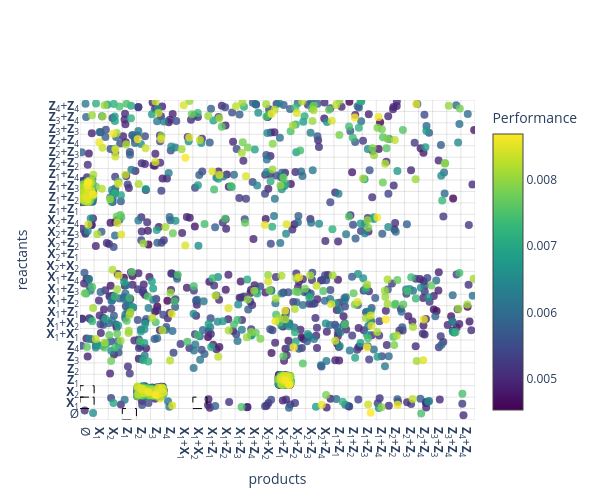

Notebook code cell kept with this figure:
### Code cell
# Plot the reactant-product scatter for the top unfiltered IOCRNs
rewards_sorted = [iocrn.last_task_info['reward'] for iocrn in all_iocrns_sorted]
rewards_sorted_filtered = [iocrn.last_task_info['reward'] for iocrn in all_iocrns_sorted_filtered]

plot_reactant_product_scatter(
    all_iocrns_sorted_filtered[0:n_filtered],
    perf=rewards_sorted_filtered[0:n_filtered],
    species_labels=species_labels,
    max_order= mak_order,
    num_reactions_template=num_reactions_template,
    title="",
    cmap_name="viridis",
    max_ticks=30,
    figsize=(6, 5),
    jitter_scale=0.45,
    use_plotly=True  # ENABLE INTERACTIVE PLOTTING WITH PLOTLY
)

# Plot the reactant-product heatmap for the top filtered IOCRNs (topologically unique)
plot_reactant_product_heatmap(
    all_iocrns_sorted_filtered[0:n_filtered],
    species_labels,
    max_order= mak_order,
    num_reactions_template=num_reactions_template,
    title="",
    cmap_name="YlGnBu",
    max_ticks=30,
    figsize=(7, 6),
)

### Figure 1 — Plotly figure (JSON) as saved in the notebook; plotly's stock layout.template omitted (floating-point values rounded to 4 significant figures; data arrays with more than 128 entries replaced by an {"elided": "..."} marker saying what was removed)
{"data": [{"hovertemplate": "%{text}<extra></extra>", "marker": {"color": {"elided": "1600 float values"}, "colorbar": {"title": {"text": "Performance"}}, "colorscale": [[0, "#440154"], [0.1111, "#482878"], [0.2222, "#3e4989"], [0.3333, "#31688e"], [0.4444, "#26828e"], [0.5556, "#1f9e89"], [0.6667, "#35b779"], [0.7778, "#6ece58"], [0.8889, "#b5de2b"], [1, "#fde725"]], "opacity": 0.8, "showscale": true, "size": 8}, "mode": "markers", "text": {"elided": "1600 str values"}, "type": "scatter", "x": {"elided": "1600 float values"}, "y": {"elided": "1600 float values"}}], "layout": {"height": 500, "hoverlabel": {"align": "left"}, "plot_bgcolor": "white", "shapes": [{"fillcolor": "rgba(0,0,0,0)", "layer": "above", "line": {"color": "black", "dash": "dash", "width": 1}, "type": "rect", "x0": -0.5, "x1": 0.5, "y0": 0.5, "y1": 1.5}, {"fillcolor": "rgba(0,0,0,0)", "layer": "above", "line": {"color": "black", "dash": "dash", "width": 1}, "type": "rect", "x0": 7.5, "x1": 8.5, "y0": 0.5, "y1": 1.5}, {"fillcolor": "rgba(0,0,0,0)", "layer": "above", "line": {"color": "black", "dash": "dash", "width": 1}, "type": "rect", "x0": 2.5, "x1": 3.5, "y0": -0.5, "y1": 0.5}, {"fillcolor": "rgba(0,0,0,0)", "layer": "above", "line": {"color": "black", "dash": "dash", "width": 1}, "type": "rect", "x0": -0.5, "x1": 0.5, "y0": 1.5, "y1": 2.5}, {"layer": "below", "line": {"color": "rgba(0,0,0,0.1)", "width": 1}, "type": "line", "x0": -0.5, "x1": -0.5, "y0": -0.5, "y1": 27.5}, {"layer": "below", "line": {"color": "rgba(0,0,0,0.1)", "width": 1}, "type": "line", "x0": 0.5, "x1": 0.5, "y0": -0.5, "y1": 27.5}, {"layer": "below", "line": {"color": "rgba(0,0,0,0.1)", "width": 1}, "type": "line", "x0": 1.5, "x1": 1.5, "y0": -0.5, "y1": 27.5}, {"layer": "below", "line": {"color": "rgba(0,0,0,0.1)", "width": 1}, "type": "line", "x0": 2.5, "x1": 2.5, "y0": -0.5, "y1": 27.5}, {"layer": "below", "line": {"color": "rgba(0,0,0,0.1)", "width": 1}, "type": "line", "x0": 3.5, "x1": 3.5, "y0": -0.5, "y1": 27.5}, {"layer": "below", "line": {"color": "rgba(0,0,0,0.1)", "width": 1}, "type": "line", "x0": 4.5, "x1": 4.5, "y0": -0.5, "y1": 27.5}, {"layer": "below", "line": {"color": "rgba(0,0,0,0.1)", "width": 1}, "type": "line", "x0": 5.5, "x1": 5.5, "y0": -0.5, "y1": 27.5}, {"layer": "below", "line": {"color": "rgba(0,0,0,0.1)", "width": 1}, "type": "line", "x0": 6.5, "x1": 6.5, "y0": -0.5, "y1": 27.5}, {"layer": "below", "line": {"color": "rgba(0,0,0,0.1)", "width": 1}, "type": "line", "x0": 7.5, "x1": 7.5, "y0": -0.5, "y1": 27.5}, {"layer": "below", "line": {"color": "rgba(0,0,0,0.1)", "width": 1}, "type": "line", "x0": 8.5, "x1": 8.5, "y0": -0.5, "y1": 27.5}, {"layer": "below", "line": {"color": "rgba(0,0,0,0.1)", "width": 1}, "type": "line", "x0": 9.5, "x1": 9.5, "y0": -0.5, "y1": 27.5}, {"layer": "below", "line": {"color": "rgba(0,0,0,0.1)", "width": 1}, "type": "line", "x0": 10.5, "x1": 10.5, "y0": -0.5, "y1": 27.5}, {"layer": "below", "line": {"color": "rgba(0,0,0,0.1)", "width": 1}, "type": "line", "x0": 11.5, "x1": 11.5, "y0": -0.5, "y1": 27.5}, {"layer": "below", "line": {"color": "rgba(0,0,0,0.1)", "width": 1}, "type": "line", "x0": 12.5, "x1": 12.5, "y0": -0.5, "y1": 27.5}, {"layer": "below", "line": {"color": "rgba(0,0,0,0.1)", "width": 1}, "type": "line", "x0": 13.5, "x1": 13.5, "y0": -0.5, "y1": 27.5}, {"layer": "below", "line": {"color": "rgba(0,0,0,0.1)", "width": 1}, "type": "line", "x0": 14.5, "x1": 14.5, "y0": -0.5, "y1": 27.5}, {"layer": "below", "line": {"color": "rgba(0,0,0,0.1)", "width": 1}, "type": "line", "x0": 15.5, "x1": 15.5, "y0": -0.5, "y1": 27.5}, {"layer": "below", "line": {"color": "rgba(0,0,0,0.1)", "width": 1}, "type": "line", "x0": 16.5, "x1": 16.5, "y0": -0.5, "y1": 27.5}, {"layer": "below", "line": {"color": "rgba(0,0,0,0.1)", "width": 1}, "type": "line", "x0": 17.5, "x1": 17.5, "y0": -0.5, "y1": 27.5}, {"layer": "below", "line": {"color": "rgba(0,0,0,0.1)", "width": 1}, "type": "line", "x0": 18.5, "x1": 18.5, "y0": -0.5, "y1": 27.5}, {"layer": "below", "line": {"color": "rgba(0,0,0,0.1)", "width": 1}, "type": "line", "x0": 19.5, "x1": 19.5, "y0": -0.5, "y1": 27.5}, {"layer": "below", "line": {"color": "rgba(0,0,0,0.1)", "width": 1}, "type": "line", "x0": 20.5, "x1": 20.5, "y0": -0.5, "y1": 27.5}, {"layer": "below", "line": {"color": "rgba(0,0,0,0.1)", "width": 1}, "type": "line", "x0": 21.5, "x1": 21.5, "y0": -0.5, "y1": 27.5}, {"layer": "below", "line": {"color": "rgba(0,0,0,0.1)", "width": 1}, "type": "line", "x0": 22.5, "x1": 22.5, "y0": -0.5, "y1": 27.5}, {"layer": "below", "line": {"color": "rgba(0,0,0,0.1)", "width": 1}, "type": "line", "x0": 23.5, "x1": 23.5, "y0": -0.5, "y1": 27.5}, {"layer": "below", "line": {"color": "rgba(0,0,0,0.1)", "width": 1}, "type": "line", "x0": 24.5, "x1": 24.5, "y0": -0.5, "y1": 27.5}, {"layer": "below", "line": {"color": "rgba(0,0,0,0.1)", "width": 1}, "type": "line", "x0": 25.5, "x1": 25.5, "y0": -0.5, "y1": 27.5}, {"layer": "below", "line": {"color": "rgba(0,0,0,0.1)", "width": 1}, "type": "line", "x0": 26.5, "x1": 26.5, "y0": -0.5, "y1": 27.5}, {"layer": "below", "line": {"color": "rgba(0,0,0,0.1)", "width": 1}, "type": "line", "x0": 27.5, "x1": 27.5, "y0": -0.5, "y1": 27.5}, {"layer": "below", "line": {"color": "rgba(0,0,0,0.1)", "width": 1}, "type": "line", "x0": -0.5, "x1": 27.5, "y0": -0.5, "y1": -0.5}, {"layer": "below", "line": {"color": "rgba(0,0,0,0.1)", "width": 1}, "type": "line", "x0": -0.5, "x1": 27.5, "y0": 0.5, "y1": 0.5}, {"layer": "below", "line": {"color": "rgba(0,0,0,0.1)", "width": 1}, "type": "line", "x0": -0.5, "x1": 27.5, "y0": 1.5, "y1": 1.5}, {"layer": "below", "line": {"color": "rgba(0,0,0,0.1)", "width": 1}, "type": "line", "x0": -0.5, "x1": 27.5, "y0": 2.5, "y1": 2.5}, {"layer": "below", "line": {"color": "rgba(0,0,0,0.1)", "width": 1}, "type": "line", "x0": -0.5, "x1": 27.5, "y0": 3.5, "y1": 3.5}, {"layer": "below", "line": {"color": "rgba(0,0,0,0.1)", "width": 1}, "type": "line", "x0": -0.5, "x1": 27.5, "y0": 4.5, "y1": 4.5}, {"layer": "below", "line": {"color": "rgba(0,0,0,0.1)", "width": 1}, "type": "line", "x0": -0.5, "x1": 27.5, "y0": 5.5, "y1": 5.5}, {"layer": "below", "line": {"color": "rgba(0,0,0,0.1)", "width": 1}, "type": "line", "x0": -0.5, "x1": 27.5, "y0": 6.5, "y1": 6.5}, {"layer": "below", "line": {"color": "rgba(0,0,0,0.1)", "width": 1}, "type": "line", "x0": -0.5, "x1": 27.5, "y0": 7.5, "y1": 7.5}, {"layer": "below", "line": {"color": "rgba(0,0,0,0.1)", "width": 1}, "type": "line", "x0": -0.5, "x1": 27.5, "y0": 8.5, "y1": 8.5}, {"layer": "below", "line": {"color": "rgba(0,0,0,0.1)", "width": 1}, "type": "line", "x0": -0.5, "x1": 27.5, "y0": 9.5, "y1": 9.5}, {"layer": "below", "line": {"color": "rgba(0,0,0,0.1)", "width": 1}, "type": "line", "x0": -0.5, "x1": 27.5, "y0": 10.5, "y1": 10.5}, {"layer": "below", "line": {"color": "rgba(0,0,0,0.1)", "width": 1}, "type": "line", "x0": -0.5, "x1": 27.5, "y0": 11.5, "y1": 11.5}, {"layer": "below", "line": {"color": "rgba(0,0,0,0.1)", "width": 1}, "type": "line", "x0": -0.5, "x1": 27.5, "y0": 12.5, "y1": 12.5}, {"layer": "below", "line": {"color": "rgba(0,0,0,0.1)", "width": 1}, "type": "line", "x0": -0.5, "x1": 27.5, "y0": 13.5, "y1": 13.5}, {"layer": "below", "line": {"color": "rgba(0,0,0,0.1)", "width": 1}, "type": "line", "x0": -0.5, "x1": 27.5, "y0": 14.5, "y1": 14.5}, {"layer": "below", "line": {"color": "rgba(0,0,0,0.1)", "width": 1}, "type": "line", "x0": -0.5, "x1": 27.5, "y0": 15.5, "y1": 15.5}, {"layer": "below", "line": {"color": "rgba(0,0,0,0.1)", "width": 1}, "type": "line", "x0": -0.5, "x1": 27.5, "y0": 16.5, "y1": 16.5}, {"layer": "below", "line": {"color": "rgba(0,0,0,0.1)", "width": 1}, "type": "line", "x0": -0.5, "x1": 27.5, "y0": 17.5, "y1": 17.5}, {"layer": "below", "line": {"color": "rgba(0,0,0,0.1)", "width": 1}, "type": "line", "x0": -0.5, "x1": 27.5, "y0": 18.5, "y1": 18.5}, {"layer": "below", "line": {"color": "rgba(0,0,0,0.1)", "width": 1}, "type": "line", "x0": -0.5, "x1": 27.5, "y0": 19.5, "y1": 19.5}, {"layer": "below", "line": {"color": "rgba(0,0,0,0.1)", "width": 1}, "type": "line", "x0": -0.5, "x1": 27.5, "y0": 20.5, "y1": 20.5}, {"layer": "below", "line": {"color": "rgba(0,0,0,0.1)", "width": 1}, "type": "line", "x0": -0.5, "x1": 27.5, "y0": 21.5, "y1": 21.5}, {"layer": "below", "line": {"color": "rgba(0,0,0,0.1)", "width": 1}, "type": "line", "x0": -0.5, "x1": 27.5, "y0": 22.5, "y1": 22.5}, {"layer": "below", "line": {"color": "rgba(0,0,0,0.1)", "width": 1}, "type": "line", "x0": -0.5, "x1": 27.5, "y0": 23.5, "y1": 23.5}, {"layer": "below", "line": {"color": "rgba(0,0,0,0.1)", "width": 1}, "type": "line", "x0": -0.5, "x1": 27.5, "y0": 24.5, "y1": 24.5}, {"layer": "below", "line": {"color": "rgba(0,0,0,0.1)", "width": 1}, "type": "line", "x0": -0.5, "x1": 27.5, "y0": 25.5, "y1": 25.5}, {"layer": "below", "line": {"color": "rgba(0,0,0,0.1)", "width": 1}, "type": "line", "x0": -0.5, "x1": 27.5, "y0": 26.5, "y1": 26.5}, {"layer": "below", "line": {"color": "rgba(0,0,0,0.1)", "width": 1}, "type": "line", "x0": -0.5, "x1": 27.5, "y0": 27.5, "y1": 27.5}], "title": {"text": ""}, "width": 600, "xaxis": {"range": [-0.5, 27.5], "showgrid": false, "tickmode": "array", "ticktext": ["Ø", "<b>X</b><sub>1</sub>", "<b>X</b><sub>2</sub>", "<b>Z</b><sub>1</sub>", "<b>Z</b><sub>2</sub>", "<b>Z</b><sub>3</sub>", "<b>Z</b><sub>4</sub>", "<b>X</b><sub>1</sub>+<b>X</b><sub>1</sub>", "<b>X</b><sub>1</sub>+<b>X</b><sub>2</sub>", "<b>X</b><sub>1</sub>+<b>Z</b><sub>1</sub>", "<b>X</b><sub>1</sub>+<b>Z</b><sub>2</sub>", "<b>X</b><sub>1</sub>+<b>Z</b><sub>3</sub>", "<b>X</b><sub>1</sub>+<b>Z</b><sub>4</sub>", "<b>X</b><sub>2</sub>+<b>X</b><sub>2</sub>", "<b>X</b><sub>2</sub>+<b>Z</b><sub>1</sub>", "<b>X</b><sub>2</sub>+<b>Z</b><sub>2</sub>", "<b>X</b><sub>2</sub>+<b>Z</b><sub>3</sub>", "<b>X</b><sub>2</sub>+<b>Z</b><sub>4</sub>", "<b>Z</b><sub>1</sub>+<b>Z</b><sub>1</sub>", "<b>Z</b><sub>1</sub>+<b>Z</b><sub>2</sub>", "<b>Z</b><sub>1</sub>+<b>Z</b><sub>3</sub>", "<b>Z</b><sub>1</sub>+<b>Z</b><sub>4</sub>", "<b>Z</b><sub>2</sub>+<b>Z</b><sub>2</sub>", "<b>Z</b><sub>2</sub>+<b>Z</b><sub>3</sub>", "<b>Z</b><sub>2</sub>+<b>Z</b><sub>4</sub>", "<b>Z</b><sub>3</sub>+<b>Z</b><sub>3</sub>", "<b>Z</b><sub>3</sub>+<b>Z</b><sub>4</sub>", "<b>Z</b><sub>4</sub>+<b>Z</b><sub>4</sub>"], "tickvals": [0, 1, 2, 3, 4, 5, 6, 7, 8, 9, 10, 11, 12, 13, 14, 15, 16, 17, 18, 19, 20, 21, 22, 23, 24, 25, 26, 27], "title": {"text": "products"}, "zeroline": false}, "yaxis": {"range": [-0.5, 27.5], "showgrid": false, "tickmode": "array", "ticktext": ["Ø", "<b>X</b><sub>1</sub>", "<b>X</b><sub>2</sub>", "<b>Z</b><sub>1</sub>", "<b>Z</b><sub>2</sub>", "<b>Z</b><sub>3</sub>", "<b>Z</b><sub>4</sub>", "<b>X</b><sub>1</sub>+<b>X</b><sub>1</sub>", "<b>X</b><sub>1</sub>+<b>X</b><sub>2</sub>", "<b>X</b><sub>1</sub>+<b>Z</b><sub>1</sub>", "<b>X</b><sub>1</sub>+<b>Z</b><sub>2</sub>", "<b>X</b><sub>1</sub>+<b>Z</b><sub>3</sub>", "<b>X</b><sub>1</sub>+<b>Z</b><sub>4</sub>", "<b>X</b><sub>2</sub>+<b>X</b><sub>2</sub>", "<b>X</b><sub>2</sub>+<b>Z</b><sub>1</sub>", "<b>X</b><sub>2</sub>+<b>Z</b><sub>2</sub>", "<b>X</b><sub>2</sub>+<b>Z</b><sub>3</sub>", "<b>X</b><sub>2</sub>+<b>Z</b><sub>4</sub>", "<b>Z</b><sub>1</sub>+<b>Z</b><sub>1</sub>", "<b>Z</b><sub>1</sub>+<b>Z</b><sub>2</sub>", "<b>Z</b><sub>1</sub>+<b>Z</b><sub>3</sub>", "<b>Z</b><sub>1</sub>+<b>Z</b><sub>4</sub>", "<b>Z</b><sub>2</sub>+<b>Z</b><sub>2</sub>", "<b>Z</b><sub>2</sub>+<b>Z</b><sub>3</sub>", "<b>Z</b><sub>2</sub>+<b>Z</b><sub>4</sub>", "<b>Z</b><sub>3</sub>+<b>Z</b><sub>3</sub>", "<b>Z</b><sub>3</sub>+<b>Z</b><sub>4</sub>", "<b>Z</b><sub>4</sub>+<b>Z</b><sub>4</sub>"], "tickvals": [0, 1, 2, 3, 4, 5, 6, 7, 8, 9, 10, 11, 12, 13, 14, 15, 16, 17, 18, 19, 20, 21, 22, 23, 24, 25, 26, 27], "title": {"text": "reactants"}, "zeroline": false}}}
